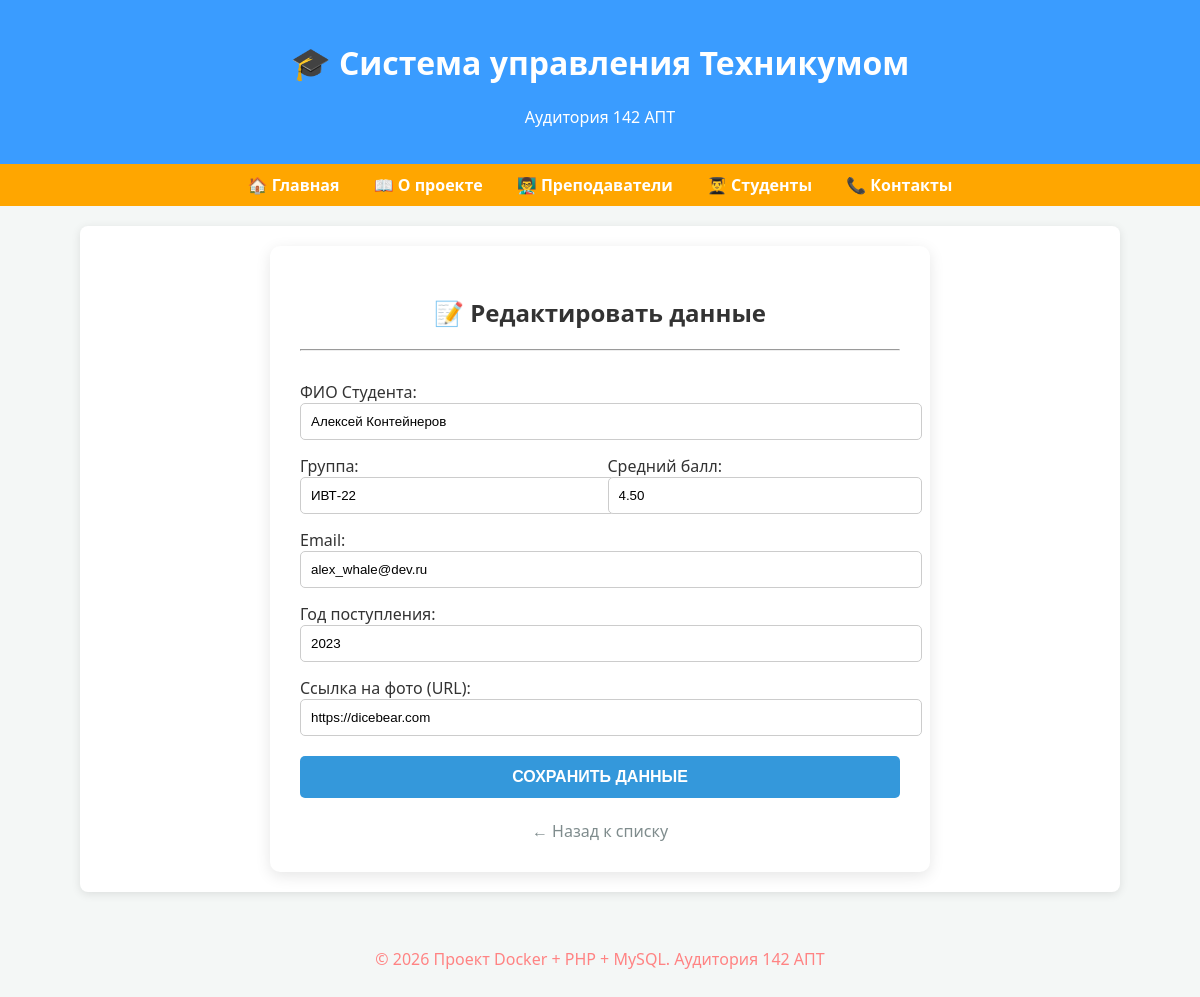
Page /manage_student.php?action=edit&id=2 on the committed database.
### tables this page shows
CREATE TABLE students (
    id INT AUTO_INCREMENT PRIMARY KEY,
    full_name VARCHAR(100) NOT NULL,
    group_name VARCHAR(20) NOT NULL,
    email VARCHAR(100),
    birth_date DATE,
    average_score DECIMAL(3,2) DEFAULT 0.00,
    hobbies TEXT,
    photo_url VARCHAR(255),
    enrollment_year INT DEFAULT 2023
);

### manage_student.php (the view, shortened to what this page needs)
<?php
include 'db.php';
$s = ['id' => '', 'full_name' => '', 'group_name' => '', 'email' => '', 'average_score' => '', 'enrollment_year' => date('Y'), 'photo_url' => ''];
if (isset($_GET['action']) && $_GET['action'] == 'edit' && isset($_GET['id'])) {
    $id = (int)$_GET['id'];
    $res = $conn->query("SELECT * FROM students WHERE id = $id");
    if ($res && $res->num_rows > 0) {
        $s = $res->fetch_assoc();
    }
}
include 'header.php';
?>
<div style="max-width: 600px; margin: auto; background: white; padding: 30px; border-radius: 10px; box-shadow: 0 4px 15px rgba(0,0,0,0.1);">
    <h2 style="text-align: center;"><?= !empty($s['id']) ? '📝 Редактировать данные' : '➕ Добавить нового студента' ?></h2>
    <hr><br>
    <form method="POST">
        <div style="margin-bottom: 15px;">
            <label>ФИО Студента:</label>
            <input type="text" name="full_name" value="<?= htmlspecialchars($s['full_name']) ?>" required style="width: 100%; padding: 10px; border: 1px solid #ccc; border-radius: 5px;">
        </div>
        <div style="display: flex; gap: 15px; margin-bottom: 15px;">
            <div style="flex: 1;">
                <label>Группа:</label>
                <input type="text" name="group_name" value="<?= htmlspecialchars($s['group_name']) ?>" required style="width: 100%; padding: 10px; border: 1px solid #ccc; border-radius: 5px;">
            </div>
            <div style="flex: 1;">
                <label>Средний балл:</label>
                <input type="number" step="0.01" name="average_score" value="<?= $s['average_score'] ?>" style="width: 100%; padding: 10px; border: 1px solid #ccc; border-radius: 5px;">
            </div>
        </div>
        <div style="margin-bottom: 15px;">
            <label>Email:</label>
            <input type="email" name="email" value="<?= htmlspecialchars($s['email']) ?>" style="width: 100%; padding: 10px; border: 1px solid #ccc; border-radius: 5px;">
        </div>
        <div style="margin-bottom: 15px;">
            <label>Год поступления:</label>
            <input type="number" name="enrollment_year" value="<?= $s['enrollment_year'] ?>" style="width: 100%; padding: 10px; border: 1px solid #ccc; border-radius: 5px;">
        </div>
        <div style="margin-bottom: 20px;">
            <label>Ссылка на фото (URL):</label>
            <input type="text" name="photo_url" value="<?= htmlspecialchars($s['photo_url']) ?>" placeholder="https://..." style="width: 100%; padding: 10px; border: 1px solid #ccc; border-radius: 5px;">
        </div>
        <button type="submit" style="width: 100%; background: #3498db; color: white; padding: 12px; border: none; border-radius: 5px; cursor: pointer; font-size: 16px; font-weight: bold;">СОХРАНИТЬ ДАННЫЕ</button>
        <br><br>
        <a href="students.php" style="display: block; text-align: center; color: #7f8c8d; text-decoration: none;">← Назад к списку</a>
    </form>
</div>
<?php include 'footer.php'; ?>

### style.css (style rules this page uses)
body { font-family: 'Segoe UI', sans-serif; background: #f4f7f6; margin: 0; padding: 0; color: #333; }

### rows in the picture
students: full_name "Алексей Контейнеров", group_name "ИВТ-22", average_score "4.50", email "alex_whale@dev.ru", enrollment_year "2023", photo_url "https://dicebear.com"
